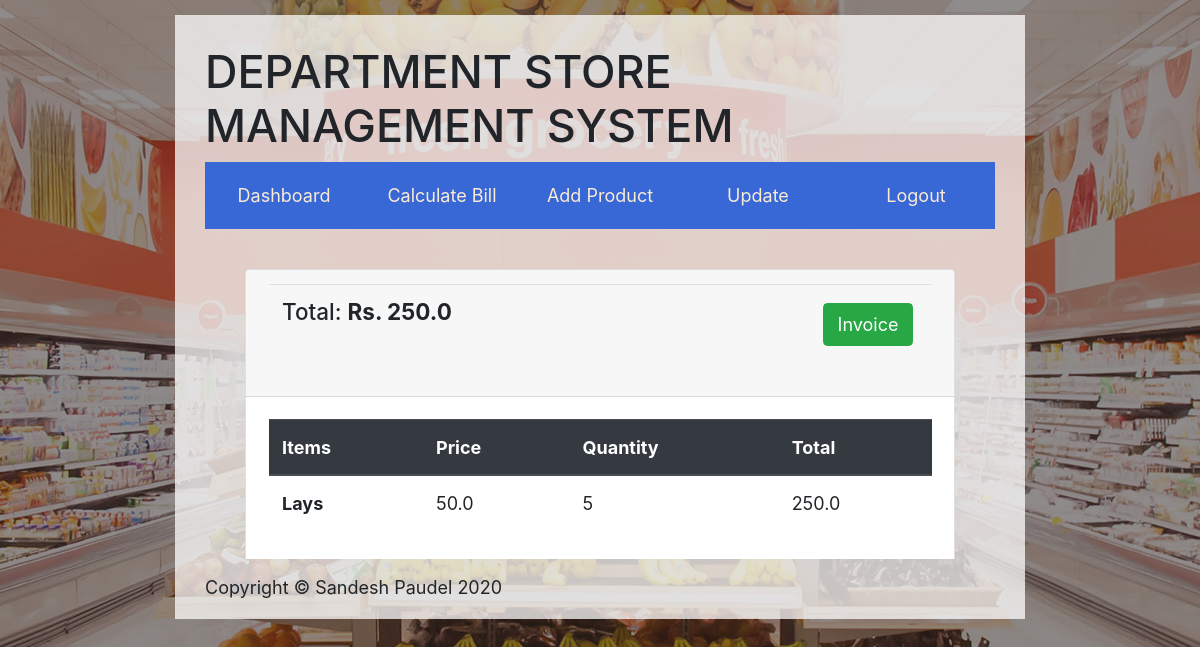
The app's page /final-bill/1 (signed in) with its own data.
### store/models.py (models this page shows, shortened)
class BillItems(models.Model):
    bill = models.ForeignKey(Bill, on_delete=models.SET_NULL, null=True)
    product = models.ForeignKey(Product, on_delete=models.SET_NULL, null=True)
    quantity = models.IntegerField(default=0, null=True, blank=True)
    def productInfo(self):
        info = {'name':self.product.product_name, 'price': self.product.product_sp}
        return info
    def total(self):
        return self.quantity*self.product.product_sp

class Product(models.Model):
    product_name = models.CharField(max_length=200)
    product_description = models.TextField()
    product_quantity = models.IntegerField()
    product_company = models.CharField(max_length=264)
    product_cp = models.FloatField()
    product_sp = models.FloatField()

### store/views.py (the view)
# urls.py: path('final-bill/<int:id>', views.final_bill, name="final-bill"),
@login_required(login_url="/account/login")
def final_bill(request, id):
    billItems = BillItems.objects.filter(bill=Bill.objects.get(id=id))
    grandTotal = 0
    for i in billItems:
        grandTotal += int(i.quantity)*float(i.product.product_sp)
    context = {'items': billItems, 'billId': id, 'g_total':grandTotal}
    return render(request, 'final-bill.html', context)

### templates/final-bill.html
{% extends 'base.html' %}
{% block content %}
<div class="content form-wrapper">
    <div class="card">
        <div class="card-header">
            <table class="table">
                <tr>
                    <th><h5>Total: <strong>Rs. {{g_total}}</strong></h5></th>
                    <th>
                        <a style="float:right; margin:5px;" href="/print-bill/{{billId}}" class="btn btn-success" target="_blank">Invoice</a>
                    </th>
                </tr>
            </table>
        </div>
        <div class="card-body">
            <table class="table">
                <thead class="thead-dark">
                  <tr>
                    <th scope="col">Items</th>
                    <th scope="col">Price</th>
                    <th scope="col">Quantity</th>
                    <th scope="col">Total</th>
                  </tr>
                </thead>
                <tbody>
                    {% for item in items%}
                  <tr>
                    <th scope="row">{{item.productInfo.name}}</th>
                    <td>{{item.productInfo.price}}</td>
                    <td>{{item.quantity}}</td>
                    <td>{{item.total}}</td>
                  </tr>
                  {% endfor %}
                </tbody>
              </table>
        </div>
    </div>
</div>
{% endblock %}

### static/css/index.css (style rules this page uses)
* { margin: 0; padding: 0; box-sizing: border-box; }
html { font-family: 'Lato', sans-serif; font-weight: 300; font-size: 18px; text-rendering: optimizeLegibility; overflow-x: hidden; }
body { background-image: linear-gradient(#29222285,#29222285), url("../images/background.jpg"); background-repeat: no-repeat; background-attachment: fixed; background-position: center; width: 1300px; }
.form-wrapper { padding: 10px; width: auto; height: 300px; overflow-y: scroll; }
.content { margin: 30px; }

### records on screen
BillItems: productInfo.name "Lays", productInfo.price "50.0", quantity "5", total "250.0"

### other values on screen
{{ g_total }} "250.0"
